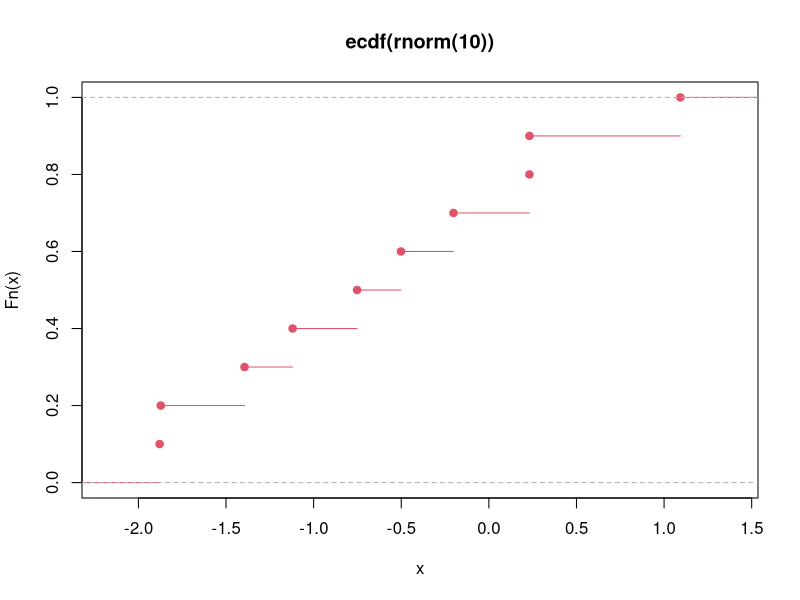
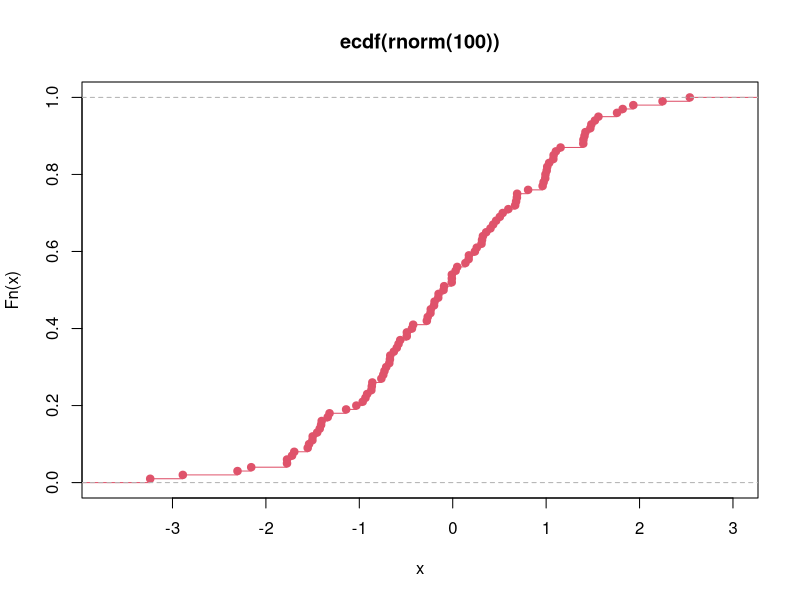
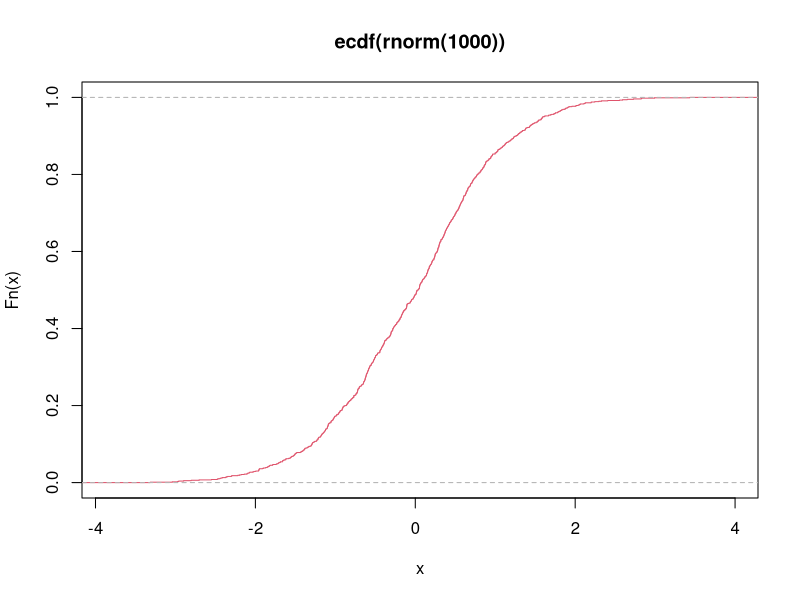
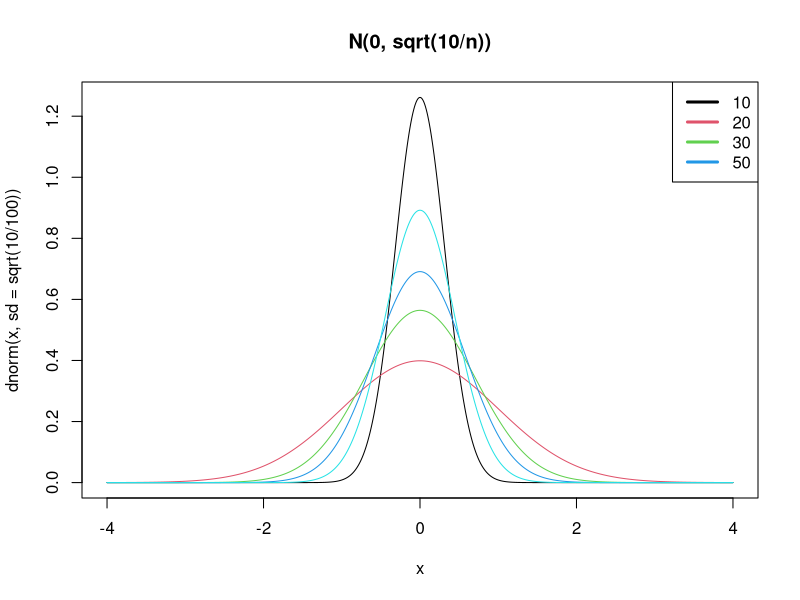
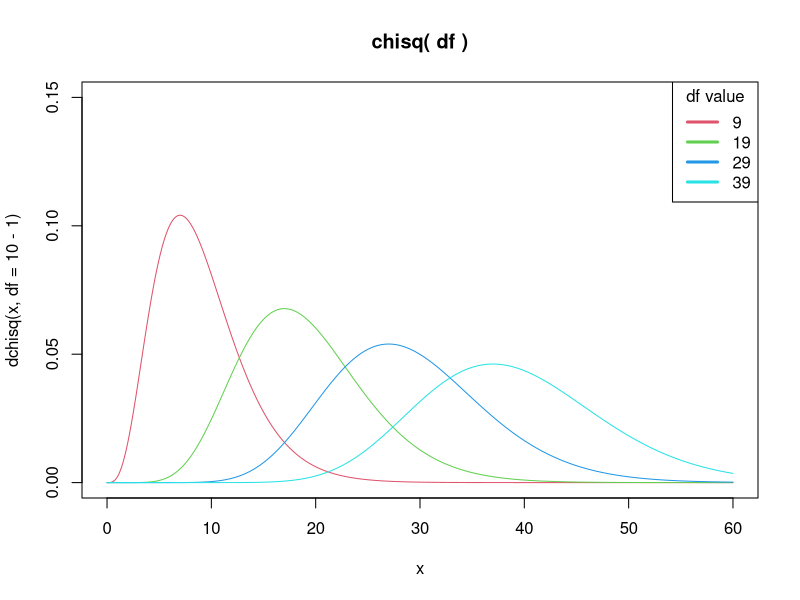
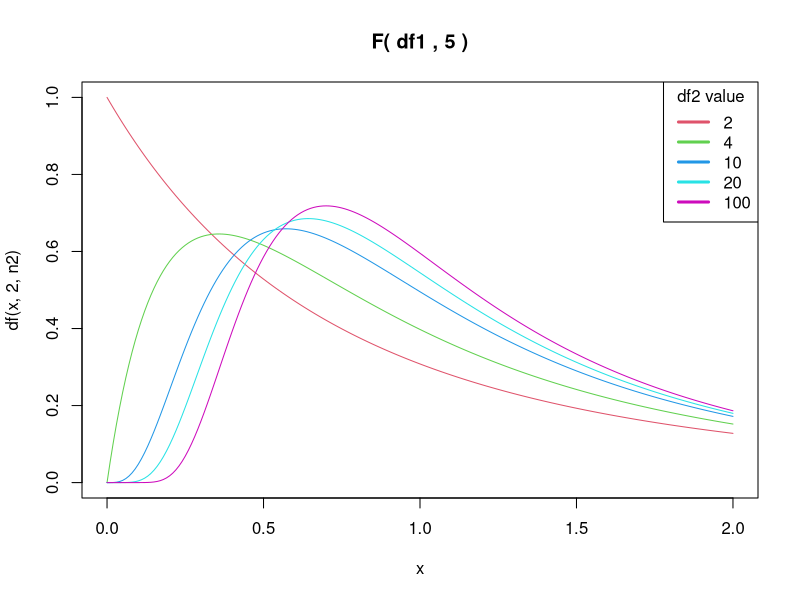

These figures' R source, in order:
## ---- chunk 1
a <- rbinom(1000, 1, 0.5)
b <- sample(a, 20, replace = TRUE)
b
## ---- chunk 2
plot(ecdf(rnorm(10)), col = 2)
plot(ecdf(rnorm(100)), col = 2)
plot(ecdf(rnorm(1000)), col = 2)
## ---- chunk 3
sim <- 10000
t <- numeric(sim)
s <- numeric(sim)
for (i in 1:sim) {
    t[i] <- min(rnorm(3, 2, 3)) < 0
    s[i] <- max(rnorm(3, 2, 3)) < 0
}
print(mean(t))
print(mean(s))

mean(replicate(10000, min(rnorm(3, 2, 3)) < 0))
## ---- chunk 4
x <- seq(-4, 4, 0.01)
nrg <- c(10, 20, 30, 50)
color <- 1
plot(x, dnorm(x, sd = sqrt(10 / 100)),
    type = "l", col = color, main = "N(0, sqrt(10/n))"
)
for (n in nrg) {
    color <- color + 1
    lines(x, dnorm(x, sd = sqrt(10 / n)), col = color)
}
legend("topright", lty = 1, lwd = 3,
        legend = nrg, col = seq(1, 5, 1)
)
## ---- chunk 5
x <- seq(0, 60, 0.1)
nrg <- c(20, 30, 40)
color <- 2
plot(x, dchisq(x, df = 10 - 1),
    ylim = c(0, 0.15), type = "l", col = color, main = "chisq( df )"
)
for (n in nrg) {
    color <- color + 1
    lines(x, dchisq(x, df = n - 1), col = color)
}
legend("topright", title = "df value", lty = 1, lwd = 3,
        legend = c(10, nrg) - 1, col = seq(2, 5, 1)
)
## ---- chunk 6
x <- seq(0, 2, 0.01)
n1rg <- c(4, 10, 20, 100)
n2 <- 5
color <- 2
plot(x, df(x, 2, n2),
    ylim = c(0, 1), type = "l", col = color, main = "F( df1 , 5 )"
)
for (n1 in n1rg) {
    color <- color + 1
    lines(x, df(x, n1, n2), col = color)
}
legend("topright", title = "df2 value", lty = 1, lwd = 3,
        legend = c(2, n1rg), col = seq(2, 6, 1)
)
